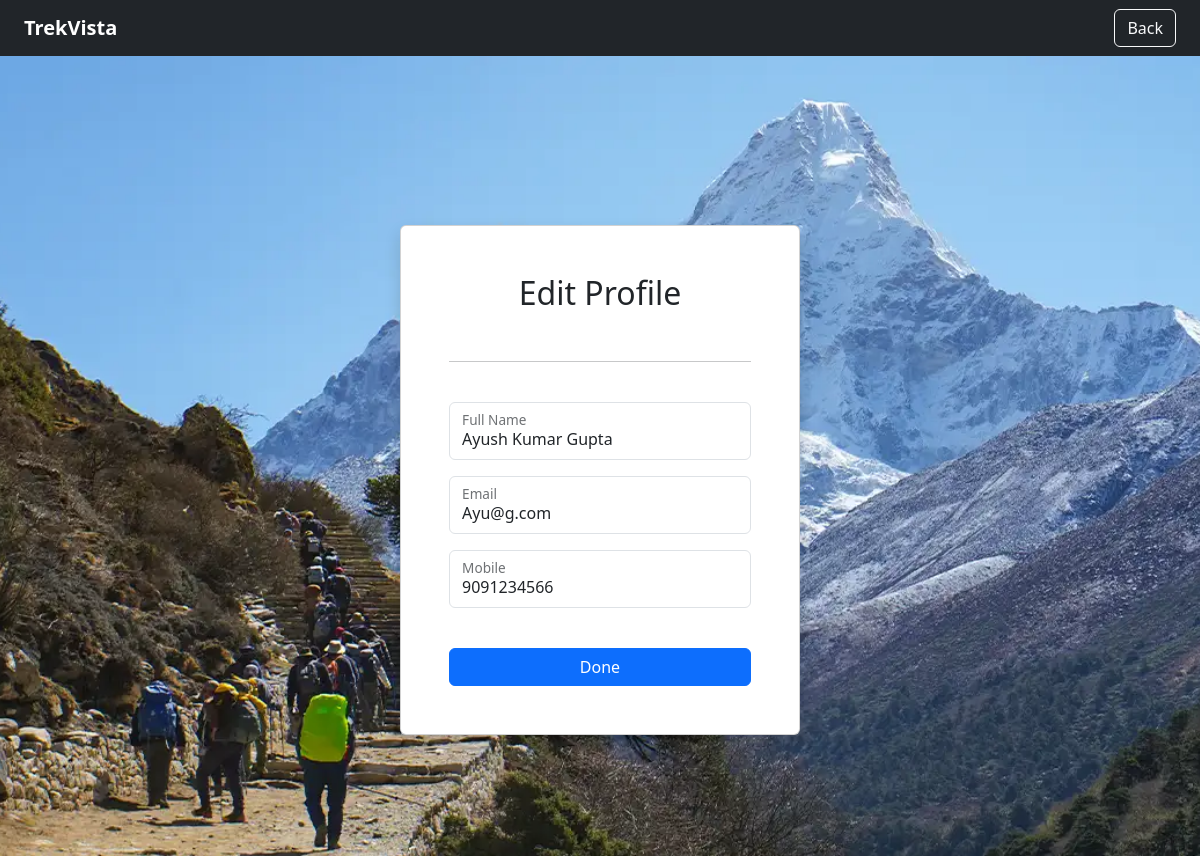
Before: /user/edit_profile/3 (signed in) with the older database file.
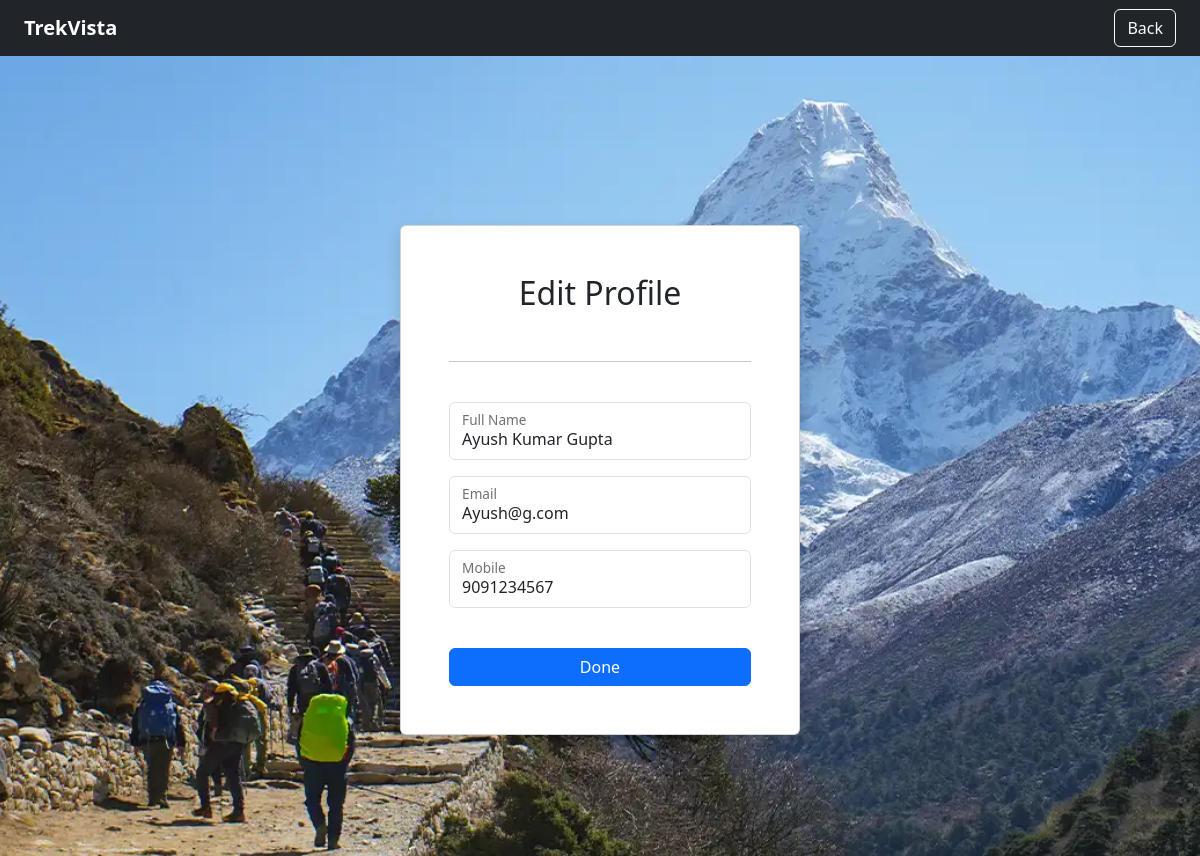
After: the same page with the newer database file.
### application/model.py (models this page shows)
class User(db.Model):
    user_id=db.Column(db.Integer,primary_key=True)
    user_name = db.Column(db.String(100),nullable = False)
    email=db.Column(db.String(100),unique=True, nullable=False)
    password=db.Column(db.String(200),nullable=False)
    mobile = db.Column(db.String(15), nullable=False)
    is_blacklisted = db.Column(db.Boolean, default=False)
    created_at= db.Column(db.DateTime, default=datetime.utcnow)
    status=db.Column(db.String,default="Approved" )
    bookings = db.relationship("Booking", backref="user")

### application/routes.py (the view, shortened to what this page needs)
@app.route("/user/edit_profile/<int:id>", methods=["GET", "POST"])
def edit_profile(id):
    user_id = session.get("user_id")
    if not user_id:
        return redirect("/login")
    if id != user_id:
        flash("Unauthorized.", "danger")
        return redirect("/user_dashboard")
    user = User.query.get_or_404(id)
    return render_template(
        "user/edit_profile.html",
        user=user
    )

### templates/User/edit_profile.html (shortened to what this page needs)
<!DOCTYPE html>
<html lang="en">
<head>
     <link href="https://cdn.jsdelivr.net/npm/bootstrap@5.3.8/dist/css/bootstrap.min.css" rel="stylesheet"
>
</head>
<body>
    <nav class="navbar navbar-expand-lg navbar-dark bg-dark px-4">
    <a class="navbar-brand fw-bold">TrekVista</a>
    <div class="ms-auto">
        <a href="{{ url_for('user_dashboard') }}" class="btn btn-outline-light">
            Back
        </a>
    </div>
</nav>
    <div class="container-fluid d-flex justify-content-center align-items-center"
    style="
    height:100vh;
    background-image:url('/static/images/login_bg.webp');
    background-size:cover;
    background-position:center;
    background-repeat:no-repeat;
">
<div class="container mt-5">
    <div class="card shadow p-5 mx-auto" style="max-width: 400px;">
        <form method="POST">
            <h2 class = "text-center">Edit Profile</h2>
            <br>
            <hr>
            <br>
            <div class="form-floating mb-3">
                <input type="text" name="user_name" class="form-control" value="{{ user.user_name }}" required>
                <label>Full Name</label>
            </div>
            <div class="form-floating mb-3">
                <input type="email" name="email" class="form-control" value="{{ user.email }}" required>
                <label>Email</label>
            </div>
            <div class="form-floating mb-3">
                <input type="text" name="mobile" class="form-control" value="{{ user.mobile }}" required>
                <label>Mobile</label>
            </div>
            <br>
                <button type="submit" class="btn btn-primary w-100">Done</button>
        </form>
    </div>
</div>
</body>
</html>

Changed rows visible on the page:
changed User "Ayush Kumar Gupta": email "Ayu@g.com" → "Ayush@g.com"; mobile "9091234566" → "9091234567"
